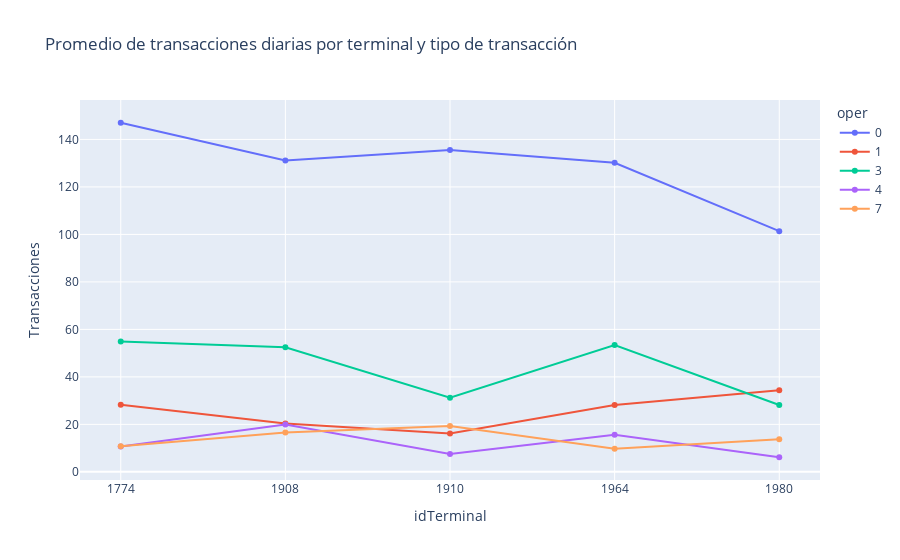

The notebook cell saved with this chart:
### Code cell
fig = px.line(pivot_filtrado, x='idTerminal', y='Transacciones', color='oper', markers='o', title="Promedio de transacciones diarias por terminal y tipo de transacción")
fig.show()

### Figure 1 — Plotly figure (JSON) as saved in the notebook; plotly's stock layout.template omitted (floating-point values rounded to 4 significant figures)
{"data": [{"hovertemplate": "oper=0<br>idTerminal=%{x}<br>Transacciones=%{y}<extra></extra>", "legendgroup": "0", "line": {"color": "#636efa", "dash": "solid"}, "marker": {"symbol": "circle"}, "mode": "markers+lines", "name": "0", "orientation": "v", "showlegend": true, "type": "scatter", "x": ["1774", "1908", "1910", "1964", "1980"], "xaxis": "x", "y": [147.0, 131.1, 135.5, 130.2, 101.4], "yaxis": "y"}, {"hovertemplate": "oper=1<br>idTerminal=%{x}<br>Transacciones=%{y}<extra></extra>", "legendgroup": "1", "line": {"color": "#EF553B", "dash": "solid"}, "marker": {"symbol": "circle"}, "mode": "markers+lines", "name": "1", "orientation": "v", "showlegend": true, "type": "scatter", "x": ["1774", "1908", "1910", "1964", "1980"], "xaxis": "x", "y": [28.31, 20.39, 16.14, 28.11, 34.37], "yaxis": "y"}, {"hovertemplate": "oper=3<br>idTerminal=%{x}<br>Transacciones=%{y}<extra></extra>", "legendgroup": "3", "line": {"color": "#00cc96", "dash": "solid"}, "marker": {"symbol": "circle"}, "mode": "markers+lines", "name": "3", "orientation": "v", "showlegend": true, "type": "scatter", "x": ["1774", "1908", "1910", "1964", "1980"], "xaxis": "x", "y": [54.93, 52.46, 31.25, 53.44, 28.17], "yaxis": "y"}, {"hovertemplate": "oper=4<br>idTerminal=%{x}<br>Transacciones=%{y}<extra></extra>", "legendgroup": "4", "line": {"color": "#ab63fa", "dash": "solid"}, "marker": {"symbol": "circle"}, "mode": "markers+lines", "name": "4", "orientation": "v", "showlegend": true, "type": "scatter", "x": ["1774", "1908", "1910", "1964", "1980"], "xaxis": "x", "y": [10.72, 19.91, 7.5, 15.66, 6.15], "yaxis": "y"}, {"hovertemplate": "oper=7<br>idTerminal=%{x}<br>Transacciones=%{y}<extra></extra>", "legendgroup": "7", "line": {"color": "#FFA15A", "dash": "solid"}, "marker": {"symbol": "circle"}, "mode": "markers+lines", "name": "7", "orientation": "v", "showlegend": true, "type": "scatter", "x": ["1774", "1908", "1910", "1964", "1980"], "xaxis": "x", "y": [10.79, 16.53, 19.31, 9.775, 13.69], "yaxis": "y"}], "layout": {"legend": {"title": {"text": "oper"}, "tracegroupgap": 0}, "title": {"text": "Promedio de transacciones diarias por terminal y tipo de transacción"}, "xaxis": {"anchor": "y", "domain": [0, 1], "title": {"text": "idTerminal"}}, "yaxis": {"anchor": "x", "domain": [0, 1], "title": {"text": "Transacciones"}}}}
